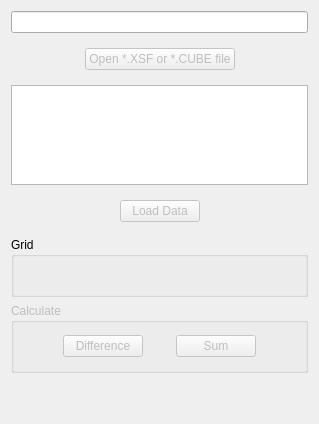
              <widget class="QWidget" name="tab_6">
               <attribute name="title">
                <string>Data 2</string>
               </attribute>
               <layout class="QVBoxLayout" name="verticalLayout_40">
                <item>
                 <widget class="QLineEdit" name="FormActionsPosEdit3DData2"/>
                </item>
                <item>
                 <widget class="QFrame" name="frame_94">
                  <property name="frameShape">
                   <enum>QFrame::NoFrame</enum>
                  </property>
                  <property name="frameShadow">
                   <enum>QFrame::Raised</enum>
                  </property>
                  <layout class="QHBoxLayout" name="horizontalLayout_93">
                   <item>
                    <spacer name="horizontalSpacer_65">
                     <property name="orientation">
                      <enum>Qt::Horizontal</enum>
                     </property>
                     <property name="sizeHint" stdset="0">
                      <size>
                       <width>40</width>
                       <height>20</height>
                      </size>
                     </property>
                    </spacer>
                   </item>
                   <item>
                    <widget class="QPushButton" name="FormActionsPostButSurfaceParse2">
                     <property name="enabled">
                      <bool>false</bool>
                     </property>
                     <property name="text">
                      <string>Open *.XSF or *.CUBE file</string>
                     </property>
                    </widget>
                   </item>
                   <item>
                    <spacer name="horizontalSpacer_64">
                     <property name="orientation">
                      <enum>Qt::Horizontal</enum>
                     </property>
                     <property name="sizeHint" stdset="0">
                      <size>
                       <width>40</width>
                       <height>20</height>
                      </size>
                     </property>
                    </spacer>
                   </item>
                  </layout>
                 </widget>
                </item>
                <item>
                 <widget class="QTreeWidget" name="FormActionsPostTreeSurface2">
                  <property name="maximumSize">
                   <size>
                    <width>16777215</width>
                    <height>100</height>
                   </size>
                  </property>
                  <attribute name="headerVisible">
                   <bool>false</bool>
                  </attribute>
                  <column>
                   <property name="text">
                    <string notr="true">1</string>
                   </property>
                  </column>
                 </widget>
                </item>
                <item>
                 <widget class="QFrame" name="frame_93">
                  <property name="frameShape">
                   <enum>QFrame::NoFrame</enum>
                  </property>
                  <property name="frameShadow">
                   <enum>QFrame::Raised</enum>
                  </property>
                  <layout class="QHBoxLayout" name="horizontalLayout_92">
                   <item>
                    <spacer name="horizontalSpacer_63">
                     <property name="orientation">
                      <enum>Qt::Horizontal</enum>
                     </property>
                     <property name="sizeHint" stdset="0">
                      <size>
                       <width>40</width>
                       <height>20</height>
                      </size>
                     </property>
                    </spacer>
                   </item>
                   <item>
                    <widget class="QPushButton" name="FormActionsPostButSurfaceLoadData2">
                     <property name="enabled">
                      <bool>false</bool>
                     </property>
                     <property name="text">
                      <string>Load Data</string>
                     </property>
                    </widget>
                   </item>
                   <item>
                    <spacer name="horizontalSpacer_62">
                     <property name="orientation">
                      <enum>Qt::Horizontal</enum>
                     </property>
                     <property name="sizeHint" stdset="0">
                      <size>
                       <width>40</width>
                       <height>20</height>
                      </size>
                     </property>
                    </spacer>
                   </item>
                  </layout>
                 </widget>
                </item>
                <item>
                 <widget class="QGroupBox" name="VolumrricDataGrid2">
                  <property name="minimumSize">
                   <size>
                    <width>0</width>
                    <height>60</height>
                   </size>
                  </property>
                  <property name="title">
                   <string>Grid</string>
                  </property>
                  <layout class="QHBoxLayout" name="horizontalLayout_52">
                   <item>
                    <widget class="QLabel" name="FormActionsPostLabelSurfaceNx">
                     <property name="minimumSize">
                      <size>
                       <width>0</width>
                       <height>0</height>
                      </size>
                     </property>
                     <property name="text">
                      <string/>
                     </property>
                    </widget>
                   </item>
                   <item>
                    <widget class="QLabel" name="FormActionsPostLabelSurfaceNy">
                     <property name="text">
                      <string/>
                     </property>
                    </widget>
                   </item>
                   <item>
                    <widget class="QLabel" name="FormActionsPostLabelSurfaceNz">
                     <property name="text">
                      <string/>
                     </property>
                    </widget>
                   </item>
                  </layout>
                 </widget>
                </item>
                <item>
                 <widget class="QGroupBox" name="VolumrricDataGridCalculate">
                  <property name="enabled">
                   <bool>false</bool>
                  </property>
                  <property name="minimumSize">
                   <size>
                    <width>0</width>
                    <height>70</height>
                   </size>
                  </property>
                  <property name="title">
                   <string>Calculate</string>
                  </property>
                  <layout class="QHBoxLayout" name="horizontalLayout_63">
                   <item>
                    <spacer name="horizontalSpacer_33">
                     <property name="orientation">
                      <enum>Qt::Horizontal</enum>
                     </property>
                     <property name="sizeHint" stdset="0">
                      <size>
                       <width>40</width>
                       <height>20</height>
                      </size>
                     </property>
                    </spacer>
                   </item>
                   <item>
                    <widget class="QPushButton" name="CalculateTheVolumericDataDifference">
                     <property name="enabled">
                      <bool>false</bool>
                     </property>
                     <property name="text">
                      <string>Difference</string>
                     </property>
                    </widget>
                   </item>
                   <item>
                    <spacer name="horizontalSpacer_32">
                     <property name="orientation">
                      <enum>Qt::Horizontal</enum>
                     </property>
                     <property name="sizeHint" stdset="0">
                      <size>
                       <width>27</width>
                       <height>18</height>
                      </size>
                     </property>
                    </spacer>
                   </item>
                   <item>
                    <widget class="QPushButton" name="CalculateTheVolumericDataSum">
                     <property name="enabled">
                      <bool>false</bool>
                     </property>
                     <property name="text">
                      <string>Sum</string>
                     </property>
                    </widget>
                   </item>
                   <item>
                    <spacer name="horizontalSpacer_34">
                     <property name="orientation">
                      <enum>Qt::Horizontal</enum>
                     </property>
                     <property name="sizeHint" stdset="0">
                      <size>
                       <width>40</width>
                       <height>20</height>
                      </size>
                     </property>
                    </spacer>
                   </item>
                  </layout>
                 </widget>
                </item>
                <item>
                 <spacer name="verticalSpacer_10">
                  <property name="orientation">
                   <enum>Qt::Vertical</enum>
                  </property>
                  <property name="sizeHint" stdset="0">
                   <size>
                    <width>20</width>
                    <height>40</height>
                   </size>
                  </property>
                 </spacer>
                </item>
               </layout>
              </widget>
